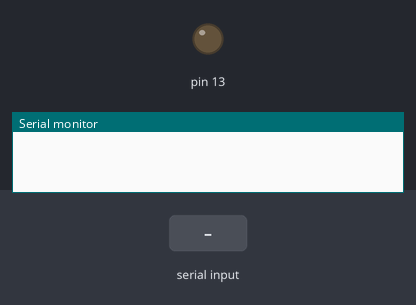
Recording of a sketch running on a simulated Arduino Uno, built with avr-gcc and run on an emulated ATmega328P. Parts: output pins drawn as LEDs (lit = HIGH), the last lines printed to the serial monitor. The test bench sets the inputs (shaded band).

Above: at 1.2 s.
1.3 s: "1" received over Serial
At 1.9 s:
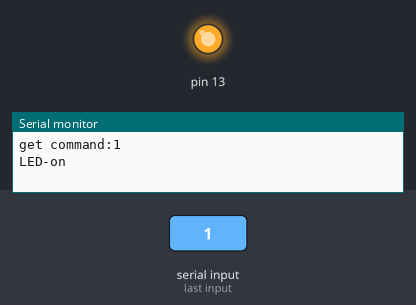
2.8 s: "0" received over Serial
At 3.1 s:
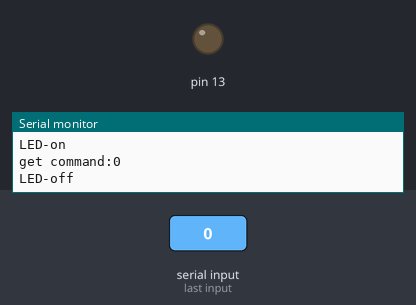
Timing chart, 0 to 5.8 s (numbered marks = the images above; inputs shaded):
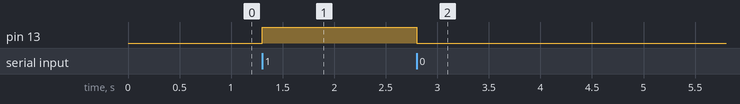

The sketch:

sketch_jul13a.ino
```cpp
char serialData;
void setup()
{
  Serial.begin(9600);
  pinMode(13,OUTPUT);

}

void loop()
{
  if(Serial.available()>0)
  {
    serialData=Serial.read();
    if(serialData=='1')
    {
      Serial.print("get command:");
      Serial.println(serialData);
      Serial.println("LED-on");
      digitalWrite(13,HIGH);
    }
    else
    {
      Serial.print("get command:");
      Serial.println(serialData);
      Serial.println("LED-off");
      digitalWrite(13,LOW);
    }
  }

}
```

Measured:
- after the input at 1.3 s, pin 13: LOW → HIGH at once
- after the input at 2.8 s, pin 13: HIGH → LOW at once
